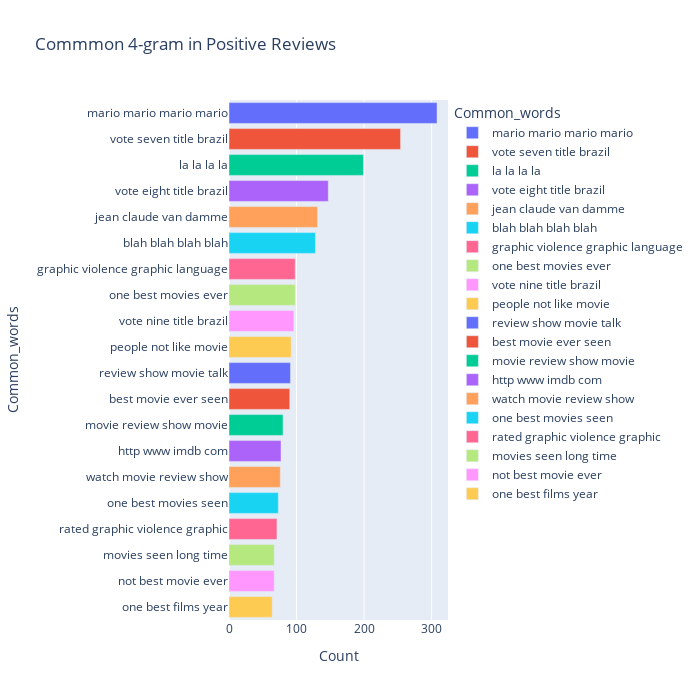

The code cell stored with this chart in its notebook:
### Code cell
most_common_uni = get_top_text_ngrams(df.Reviews_clean[df['Ratings']>=7],20,4)
most_common_uni = dict(most_common_uni)
temp = pd.DataFrame(columns = ["Common_words" , 'Count'])
temp["Common_words"] = list(most_common_uni.keys())
temp["Count"] = list(most_common_uni.values())
fig = px.bar(temp, x="Count", y="Common_words", title='Commmon 4-gram in Positive Reviews', orientation='h', 
             width=700, height=700,color='Common_words')
fig.show()

### Figure 1 — Plotly figure (JSON) as saved in the notebook; plotly's stock layout.template omitted (floating-point values rounded to 4 significant figures)
{"data": [{"alignmentgroup": "True", "hovertemplate": "Common_words=%{y}<br>Count=%{x}<extra></extra>", "legendgroup": "mario mario mario mario", "marker": {"color": "#636efa", "pattern": {"shape": ""}}, "name": "mario mario mario mario", "offsetgroup": "mario mario mario mario", "orientation": "h", "showlegend": true, "textposition": "auto", "type": "bar", "x": [308], "xaxis": "x", "y": ["mario mario mario mario"], "yaxis": "y"}, {"alignmentgroup": "True", "hovertemplate": "Common_words=%{y}<br>Count=%{x}<extra></extra>", "legendgroup": "vote seven title brazil", "marker": {"color": "#EF553B", "pattern": {"shape": ""}}, "name": "vote seven title brazil", "offsetgroup": "vote seven title brazil", "orientation": "h", "showlegend": true, "textposition": "auto", "type": "bar", "x": [254], "xaxis": "x", "y": ["vote seven title brazil"], "yaxis": "y"}, {"alignmentgroup": "True", "hovertemplate": "Common_words=%{y}<br>Count=%{x}<extra></extra>", "legendgroup": "la la la la", "marker": {"color": "#00cc96", "pattern": {"shape": ""}}, "name": "la la la la", "offsetgroup": "la la la la", "orientation": "h", "showlegend": true, "textposition": "auto", "type": "bar", "x": [199], "xaxis": "x", "y": ["la la la la"], "yaxis": "y"}, {"alignmentgroup": "True", "hovertemplate": "Common_words=%{y}<br>Count=%{x}<extra></extra>", "legendgroup": "vote eight title brazil", "marker": {"color": "#ab63fa", "pattern": {"shape": ""}}, "name": "vote eight title brazil", "offsetgroup": "vote eight title brazil", "orientation": "h", "showlegend": true, "textposition": "auto", "type": "bar", "x": [147], "xaxis": "x", "y": ["vote eight title brazil"], "yaxis": "y"}, {"alignmentgroup": "True", "hovertemplate": "Common_words=%{y}<br>Count=%{x}<extra></extra>", "legendgroup": "jean claude van damme", "marker": {"color": "#FFA15A", "pattern": {"shape": ""}}, "name": "jean claude van damme", "offsetgroup": "jean claude van damme", "orientation": "h", "showlegend": true, "textposition": "auto", "type": "bar", "x": [131], "xaxis": "x", "y": ["jean claude van damme"], "yaxis": "y"}, {"alignmentgroup": "True", "hovertemplate": "Common_words=%{y}<br>Count=%{x}<extra></extra>", "legendgroup": "blah blah blah blah", "marker": {"color": "#19d3f3", "pattern": {"shape": ""}}, "name": "blah blah blah blah", "offsetgroup": "blah blah blah blah", "orientation": "h", "showlegend": true, "textposition": "auto", "type": "bar", "x": [128], "xaxis": "x", "y": ["blah blah blah blah"], "yaxis": "y"}, {"alignmentgroup": "True", "hovertemplate": "Common_words=%{y}<br>Count=%{x}<extra></extra>", "legendgroup": "graphic violence graphic language", "marker": {"color": "#FF6692", "pattern": {"shape": ""}}, "name": "graphic violence graphic language", "offsetgroup": "graphic violence graphic language", "orientation": "h", "showlegend": true, "textposition": "auto", "type": "bar", "x": [98], "xaxis": "x", "y": ["graphic violence graphic language"], "yaxis": "y"}, {"alignmentgroup": "True", "hovertemplate": "Common_words=%{y}<br>Count=%{x}<extra></extra>", "legendgroup": "one best movies ever", "marker": {"color": "#B6E880", "pattern": {"shape": ""}}, "name": "one best movies ever", "offsetgroup": "one best movies ever", "orientation": "h", "showlegend": true, "textposition": "auto", "type": "bar", "x": [98], "xaxis": "x", "y": ["one best movies ever"], "yaxis": "y"}, {"alignmentgroup": "True", "hovertemplate": "Common_words=%{y}<br>Count=%{x}<extra></extra>", "legendgroup": "vote nine title brazil", "marker": {"color": "#FF97FF", "pattern": {"shape": ""}}, "name": "vote nine title brazil", "offsetgroup": "vote nine title brazil", "orientation": "h", "showlegend": true, "textposition": "auto", "type": "bar", "x": [96], "xaxis": "x", "y": ["vote nine title brazil"], "yaxis": "y"}, {"alignmentgroup": "True", "hovertemplate": "Common_words=%{y}<br>Count=%{x}<extra></extra>", "legendgroup": "people not like movie", "marker": {"color": "#FECB52", "pattern": {"shape": ""}}, "name": "people not like movie", "offsetgroup": "people not like movie", "orientation": "h", "showlegend": true, "textposition": "auto", "type": "bar", "x": [92], "xaxis": "x", "y": ["people not like movie"], "yaxis": "y"}, {"alignmentgroup": "True", "hovertemplate": "Common_words=%{y}<br>Count=%{x}<extra></extra>", "legendgroup": "review show movie talk", "marker": {"color": "#636efa", "pattern": {"shape": ""}}, "name": "review show movie talk", "offsetgroup": "review show movie talk", "orientation": "h", "showlegend": true, "textposition": "auto", "type": "bar", "x": [91], "xaxis": "x", "y": ["review show movie talk"], "yaxis": "y"}, {"alignmentgroup": "True", "hovertemplate": "Common_words=%{y}<br>Count=%{x}<extra></extra>", "legendgroup": "best movie ever seen", "marker": {"color": "#EF553B", "pattern": {"shape": ""}}, "name": "best movie ever seen", "offsetgroup": "best movie ever seen", "orientation": "h", "showlegend": true, "textposition": "auto", "type": "bar", "x": [90], "xaxis": "x", "y": ["best movie ever seen"], "yaxis": "y"}, {"alignmentgroup": "True", "hovertemplate": "Common_words=%{y}<br>Count=%{x}<extra></extra>", "legendgroup": "movie review show movie", "marker": {"color": "#00cc96", "pattern": {"shape": ""}}, "name": "movie review show movie", "offsetgroup": "movie review show movie", "orientation": "h", "showlegend": true, "textposition": "auto", "type": "bar", "x": [80], "xaxis": "x", "y": ["movie review show movie"], "yaxis": "y"}, {"alignmentgroup": "True", "hovertemplate": "Common_words=%{y}<br>Count=%{x}<extra></extra>", "legendgroup": "http www imdb com", "marker": {"color": "#ab63fa", "pattern": {"shape": ""}}, "name": "http www imdb com", "offsetgroup": "http www imdb com", "orientation": "h", "showlegend": true, "textposition": "auto", "type": "bar", "x": [77], "xaxis": "x", "y": ["http www imdb com"], "yaxis": "y"}, {"alignmentgroup": "True", "hovertemplate": "Common_words=%{y}<br>Count=%{x}<extra></extra>", "legendgroup": "watch movie review show", "marker": {"color": "#FFA15A", "pattern": {"shape": ""}}, "name": "watch movie review show", "offsetgroup": "watch movie review show", "orientation": "h", "showlegend": true, "textposition": "auto", "type": "bar", "x": [76], "xaxis": "x", "y": ["watch movie review show"], "yaxis": "y"}, {"alignmentgroup": "True", "hovertemplate": "Common_words=%{y}<br>Count=%{x}<extra></extra>", "legendgroup": "one best movies seen", "marker": {"color": "#19d3f3", "pattern": {"shape": ""}}, "name": "one best movies seen", "offsetgroup": "one best movies seen", "orientation": "h", "showlegend": true, "textposition": "auto", "type": "bar", "x": [73], "xaxis": "x", "y": ["one best movies seen"], "yaxis": "y"}, {"alignmentgroup": "True", "hovertemplate": "Common_words=%{y}<br>Count=%{x}<extra></extra>", "legendgroup": "rated graphic violence graphic", "marker": {"color": "#FF6692", "pattern": {"shape": ""}}, "name": "rated graphic violence graphic", "offsetgroup": "rated graphic violence graphic", "orientation": "h", "showlegend": true, "textposition": "auto", "type": "bar", "x": [71], "xaxis": "x", "y": ["rated graphic violence graphic"], "yaxis": "y"}, {"alignmentgroup": "True", "hovertemplate": "Common_words=%{y}<br>Count=%{x}<extra></extra>", "legendgroup": "movies seen long time", "marker": {"color": "#B6E880", "pattern": {"shape": ""}}, "name": "movies seen long time", "offsetgroup": "movies seen long time", "orientation": "h", "showlegend": true, "textposition": "auto", "type": "bar", "x": [67], "xaxis": "x", "y": ["movies seen long time"], "yaxis": "y"}, {"alignmentgroup": "True", "hovertemplate": "Common_words=%{y}<br>Count=%{x}<extra></extra>", "legendgroup": "not best movie ever", "marker": {"color": "#FF97FF", "pattern": {"shape": ""}}, "name": "not best movie ever", "offsetgroup": "not best movie ever", "orientation": "h", "showlegend": true, "textposition": "auto", "type": "bar", "x": [67], "xaxis": "x", "y": ["not best movie ever"], "yaxis": "y"}, {"alignmentgroup": "True", "hovertemplate": "Common_words=%{y}<br>Count=%{x}<extra></extra>", "legendgroup": "one best films year", "marker": {"color": "#FECB52", "pattern": {"shape": ""}}, "name": "one best films year", "offsetgroup": "one best films year", "orientation": "h", "showlegend": true, "textposition": "auto", "type": "bar", "x": [64], "xaxis": "x", "y": ["one best films year"], "yaxis": "y"}], "layout": {"barmode": "relative", "height": 700, "legend": {"title": {"text": "Common_words"}, "tracegroupgap": 0}, "title": {"text": "Commmon 4-gram in Positive Reviews"}, "width": 700, "xaxis": {"anchor": "y", "domain": [0, 1], "title": {"text": "Count"}}, "yaxis": {"anchor": "x", "categoryarray": ["one best films year", "not best movie ever", "movies seen long time", "rated graphic violence graphic", "one best movies seen", "watch movie review show", "http www imdb com", "movie review show movie", "best movie ever seen", "review show movie talk", "people not like movie", "vote nine title brazil", "one best movies ever", "graphic violence graphic language", "blah blah blah blah", "jean claude van damme", "vote eight title brazil", "la la la la", "vote seven title brazil", "mario mario mario mario"], "categoryorder": "array", "domain": [0, 1], "title": {"text": "Common_words"}}}}
